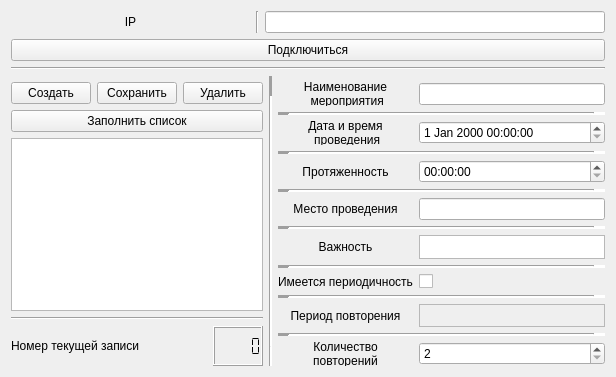
<?xml version="1.0" encoding="UTF-8"?>
<ui version="4.0">
 <class>Diary</class>
 <widget class="QMainWindow" name="Diary">
  <property name="geometry">
   <rect>
    <x>0</x>
    <y>0</y>
    <width>616</width>
    <height>377</height>
   </rect>
  </property>
  <property name="minimumSize">
   <size>
    <width>510</width>
    <height>377</height>
   </size>
  </property>
  <property name="windowTitle">
   <string>Ежедневник</string>
  </property>
  <widget class="QWidget" name="centralWidget">
   <layout class="QGridLayout" name="gridLayout">
    <item row="4" column="0">
     <layout class="QGridLayout" name="gridLayout_2">
      <item row="3" column="0">
       <widget class="QListWidget" name="lstList"/>
      </item>
      <item row="1" column="0" rowspan="2">
       <layout class="QGridLayout" name="gridLayout_3">
        <item row="1" column="0">
         <widget class="QPushButton" name="btnCreate">
          <property name="text">
           <string>Создать</string>
          </property>
         </widget>
        </item>
        <item row="1" column="2">
         <widget class="QPushButton" name="btnDelete">
          <property name="text">
           <string>Удалить</string>
          </property>
         </widget>
        </item>
        <item row="1" column="1">
         <widget class="QPushButton" name="btnSave">
          <property name="text">
           <string>Сохранить</string>
          </property>
         </widget>
        </item>
        <item row="2" column="0" colspan="3">
         <widget class="QPushButton" name="btnFillList">
          <property name="text">
           <string>Заполнить список</string>
          </property>
         </widget>
        </item>
       </layout>
      </item>
      <item row="5" column="0" rowspan="2">
       <layout class="QGridLayout" name="gridLayout_4">
        <item row="0" column="1">
         <widget class="QLCDNumber" name="lcdNoteId">
          <property name="minimumSize">
           <size>
            <width>50</width>
            <height>40</height>
           </size>
          </property>
          <property name="maximumSize">
           <size>
            <width>30</width>
            <height>60</height>
           </size>
          </property>
          <property name="autoFillBackground">
           <bool>false</bool>
          </property>
          <property name="frameShadow">
           <enum>QFrame::Raised</enum>
          </property>
          <property name="segmentStyle">
           <enum>QLCDNumber::Flat</enum>
          </property>
         </widget>
        </item>
        <item row="0" column="0">
         <widget class="QLabel" name="lblNumberOfNote">
          <property name="text">
           <string>Номер текущей записи</string>
          </property>
         </widget>
        </item>
       </layout>
      </item>
      <item row="1" column="5" rowspan="6">
       <layout class="QGridLayout" name="grdEditFields">
        <property name="sizeConstraint">
         <enum>QLayout::SetMinimumSize</enum>
        </property>
        <item row="10" column="2">
         <widget class="QListWidget" name="lstImportant">
          <property name="maximumSize">
           <size>
            <width>388</width>
            <height>56</height>
           </size>
          </property>
         </widget>
        </item>
        <item row="14" column="2">
         <widget class="QListWidget" name="lstPeriodicity">
          <property name="enabled">
           <bool>false</bool>
          </property>
          <property name="autoFillBackground">
           <bool>false</bool>
          </property>
         </widget>
        </item>
        <item row="8" column="2">
         <widget class="QLineEdit" name="txtPlace">
          <property name="maxLength">
           <number>100</number>
          </property>
          <property name="dragEnabled">
           <bool>false</bool>
          </property>
         </widget>
        </item>
        <item row="8" column="1">
         <widget class="QLabel" name="lblPlace">
          <property name="text">
           <string>Место проведения</string>
          </property>
          <property name="alignment">
           <set>Qt::AlignCenter</set>
          </property>
         </widget>
        </item>
        <item row="6" column="1">
         <widget class="QLabel" name="lblTimeLength">
          <property name="text">
           <string>Протяженность</string>
          </property>
          <property name="alignment">
           <set>Qt::AlignCenter</set>
          </property>
         </widget>
        </item>
        <item row="12" column="1">
         <widget class="QLabel" name="lblHasPeriodicity">
          <property name="text">
           <string>Имеется периодичность</string>
          </property>
         </widget>
        </item>
        <item row="10" column="1">
         <widget class="QLabel" name="lblImportant">
          <property name="text">
           <string>Важность</string>
          </property>
          <property name="alignment">
           <set>Qt::AlignCenter</set>
          </property>
         </widget>
        </item>
        <item row="12" column="2">
         <widget class="QCheckBox" name="cbHasPeriodicity">
          <property name="text">
           <string/>
          </property>
         </widget>
        </item>
        <item row="3" column="1">
         <widget class="QLabel" name="lblDateAndTime">
          <property name="text">
           <string>Дата и время
 проведения</string>
          </property>
          <property name="alignment">
           <set>Qt::AlignCenter</set>
          </property>
         </widget>
        </item>
        <item row="0" column="2">
         <widget class="QLineEdit" name="txtName">
          <property name="text">
           <string/>
          </property>
          <property name="maxLength">
           <number>100</number>
          </property>
         </widget>
        </item>
        <item row="6" column="2">
         <widget class="QTimeEdit" name="teTimeLength"/>
        </item>
        <item row="0" column="1">
         <widget class="QLabel" name="lblName">
          <property name="text">
           <string>Наименование
 мероприятия</string>
          </property>
          <property name="alignment">
           <set>Qt::AlignCenter</set>
          </property>
         </widget>
        </item>
        <item row="3" column="2">
         <widget class="QDateTimeEdit" name="dteDateAndTime">
          <property name="minimumDate">
           <date>
            <year>1752</year>
            <month>9</month>
            <day>14</day>
           </date>
          </property>
         </widget>
        </item>
        <item row="14" column="1">
         <widget class="QLabel" name="lblPeriodicity">
          <property name="text">
           <string>Период повторения</string>
          </property>
          <property name="alignment">
           <set>Qt::AlignCenter</set>
          </property>
         </widget>
        </item>
        <item row="16" column="1">
         <widget class="QLabel" name="lblNumberOfRepeat">
          <property name="text">
           <string>Количество
повторений</string>
          </property>
          <property name="alignment">
           <set>Qt::AlignCenter</set>
          </property>
         </widget>
        </item>
        <item row="16" column="2">
         <widget class="QSpinBox" name="spbNumberOfRepeat">
          <property name="minimum">
           <number>2</number>
          </property>
          <property name="maximum">
           <number>366</number>
          </property>
         </widget>
        </item>
        <item row="11" column="1" colspan="2">
         <widget class="Line" name="line_12">
          <property name="lineWidth">
           <number>12</number>
          </property>
          <property name="orientation">
           <enum>Qt::Horizontal</enum>
          </property>
         </widget>
        </item>
        <item row="13" column="1" colspan="2">
         <widget class="Line" name="line_13">
          <property name="lineWidth">
           <number>12</number>
          </property>
          <property name="orientation">
           <enum>Qt::Horizontal</enum>
          </property>
         </widget>
        </item>
        <item row="1" column="1" colspan="2">
         <widget class="Line" name="line_2">
          <property name="lineWidth">
           <number>12</number>
          </property>
          <property name="orientation">
           <enum>Qt::Horizontal</enum>
          </property>
         </widget>
        </item>
        <item row="9" column="1" colspan="2">
         <widget class="Line" name="line_7">
          <property name="lineWidth">
           <number>12</number>
          </property>
          <property name="orientation">
           <enum>Qt::Horizontal</enum>
          </property>
         </widget>
        </item>
        <item row="7" column="1" colspan="2">
         <widget class="Line" name="line_6">
          <property name="lineWidth">
           <number>12</number>
          </property>
          <property name="orientation">
           <enum>Qt::Horizontal</enum>
          </property>
         </widget>
        </item>
        <item row="4" column="1" colspan="2">
         <widget class="Line" name="line_3">
          <property name="lineWidth">
           <number>12</number>
          </property>
          <property name="orientation">
           <enum>Qt::Horizontal</enum>
          </property>
         </widget>
        </item>
        <item row="15" column="1" colspan="2">
         <widget class="Line" name="line_14">
          <property name="frameShadow">
           <enum>QFrame::Sunken</enum>
          </property>
          <property name="lineWidth">
           <number>12</number>
          </property>
          <property name="orientation">
           <enum>Qt::Horizontal</enum>
          </property>
         </widget>
        </item>
       </layout>
      </item>
      <item row="1" column="2" rowspan="6">
       <spacer name="horizontalSpacer">
        <property name="orientation">
         <enum>Qt::Horizontal</enum>
        </property>
        <property name="sizeType">
         <enum>QSizePolicy::Expanding</enum>
        </property>
        <property name="sizeHint" stdset="0">
         <size>
          <width>40</width>
          <height>20</height>
         </size>
        </property>
       </spacer>
      </item>
      <item row="0" column="1" rowspan="7">
       <widget class="Line" name="line">
        <property name="frameShadow">
         <enum>QFrame::Sunken</enum>
        </property>
        <property name="lineWidth">
         <number>20</number>
        </property>
        <property name="orientation">
         <enum>Qt::Vertical</enum>
        </property>
       </widget>
      </item>
      <item row="4" column="0">
       <widget class="Line" name="line_16">
        <property name="orientation">
         <enum>Qt::Horizontal</enum>
        </property>
       </widget>
      </item>
     </layout>
    </item>
    <item row="0" column="0">
     <layout class="QGridLayout" name="QGL_IP">
      <item row="5" column="0" colspan="3">
       <widget class="Line" name="line_15">
        <property name="orientation">
         <enum>Qt::Horizontal</enum>
        </property>
       </widget>
      </item>
      <item row="0" column="2" rowspan="3">
       <widget class="QLineEdit" name="leIP">
        <property name="maximumSize">
         <size>
          <width>340</width>
          <height>16777215</height>
         </size>
        </property>
        <property name="layoutDirection">
         <enum>Qt::LeftToRight</enum>
        </property>
        <property name="alignment">
         <set>Qt::AlignLeading|Qt::AlignLeft|Qt::AlignVCenter</set>
        </property>
       </widget>
      </item>
      <item row="0" column="1" rowspan="3">
       <widget class="Line" name="line_4">
        <property name="orientation">
         <enum>Qt::Vertical</enum>
        </property>
       </widget>
      </item>
      <item row="0" column="0" rowspan="3">
       <widget class="QLabel" name="label">
        <property name="text">
         <string>IP</string>
        </property>
        <property name="alignment">
         <set>Qt::AlignCenter</set>
        </property>
       </widget>
      </item>
      <item row="4" column="0" colspan="3">
       <widget class="QPushButton" name="btn_connect">
        <property name="text">
         <string>Подключиться</string>
        </property>
       </widget>
      </item>
     </layout>
    </item>
   </layout>
  </widget>
 </widget>
 <layoutdefault spacing="6" margin="11"/>
 <tabstops>
  <tabstop>btnCreate</tabstop>
  <tabstop>btnSave</tabstop>
  <tabstop>btnDelete</tabstop>
  <tabstop>btnFillList</tabstop>
  <tabstop>lstList</tabstop>
  <tabstop>txtName</tabstop>
  <tabstop>dteDateAndTime</tabstop>
  <tabstop>teTimeLength</tabstop>
  <tabstop>txtPlace</tabstop>
  <tabstop>lstImportant</tabstop>
  <tabstop>cbHasPeriodicity</tabstop>
  <tabstop>lstPeriodicity</tabstop>
  <tabstop>spbNumberOfRepeat</tabstop>
 </tabstops>
 <resources>
  <include location="client.qrc"/>
 </resources>
 <connections/>
</ui>
